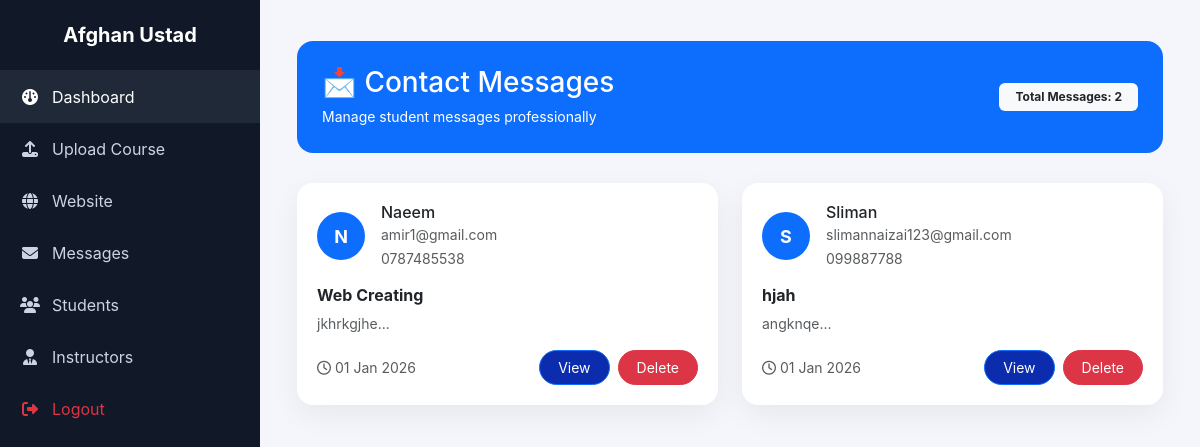
/admin-messages.php, run on the app's committed database.
### tables this page shows
CREATE TABLE `messages` (
  `id` int(11) NOT NULL,
  `name` varchar(100) DEFAULT NULL,
  `email` varchar(100) DEFAULT NULL,
  `phone` varchar(30) DEFAULT NULL,
  `subject` varchar(150) DEFAULT NULL,
  `message` text DEFAULT NULL,
  `created_at` timestamp NOT NULL DEFAULT current_timestamp(),
  `status` enum('unread','read') DEFAULT 'unread'
);

### admin-messages.php (the view, shortened to what this page needs)
<?php
include "connection.php";
$sql = "SELECT * FROM messages ORDER BY created_at DESC";
$result = $conn->query($sql);
?>
<!DOCTYPE html>
<html lang="en">
<head>
    <link href="https://cdn.jsdelivr.net/npm/bootstrap@5.3.2/dist/css/bootstrap.min.css" rel="stylesheet">
    <link rel="stylesheet" href="https://cdnjs.cloudflare.com/ajax/libs/font-awesome/6.5.0/css/all.min.css">
</head>
<body>
    <div class="sidebar" id="sidebar">
        <div class="logo">
            Afghan Ustad
        </div>
        <a href="dashboard.php" class="active"><i class="fa-solid fa-gauge"></i> Dashboard</a>
        <a href="upload_course.php"><i class="fa-solid fa-upload"></i> Upload Course</a>
        <a href="index.php"><i class="fa-solid fa-globe"></i> Website</a>
        <a href="admin-messages.php"><i class="fa-solid fa-envelope"></i> Messages</a>
        <a href="#"><i class="fa-solid fa-users"></i> Students</a>
        <a href="#"><i class="fa-solid fa-user-tie"></i> Instructors</a>
        <a href="logout.php" class="text-danger"><i class="fa-solid fa-right-from-bracket"></i> Logout</a>
    </div>
    <div class="main">
        <div class="container py-3">
            <div class="admin-header d-flex justify-content-between align-items-center flex-wrap gap-3">
                <div>
                    <h3 class="mb-1">📩 Contact Messages</h3>
                    <small>Manage student messages professionally</small>
                </div>
                <span class="badge bg-light text-dark px-3 py-2">
                    Total Messages: <?php echo ($result) ? $result->num_rows : 0; ?>
                </span>
            </div>
            <div class="row g-4">
                <?php if ($result && $result->num_rows > 0): ?>
                    <?php while ($row = $result->fetch_assoc()): ?>
                        <div class="col-lg-6">
                            <div class="message-card">
                                <div class="d-flex align-items-center mb-3">
                                    <div class="avatar me-3">
                                        <?= strtoupper(substr($row['name'] ?? '', 0, 1)) ?>
                                    </div>
                                    <div class="flex-grow-1">
                                        <h6 class="mb-0"><?= htmlspecialchars($row['name'] ?? 'Unknown') ?></h6>
                                        <small class="text-muted">
                                            <?= htmlspecialchars($row['email'] ?? '') ?><br>
                                            <?= htmlspecialchars($row['phone'] ?? '') ?>
                                        </small>
                                    </div>
                                </div>
                                <h6 class="fw-bold mb-2"><?= htmlspecialchars($row['subject'] ?? 'No Subject') ?></h6>
                                <p class="text-muted small"><?= substr(strip_tags($row['message'] ?? ''), 0, 90) . '...'; ?></p>
                                <div class="d-flex justify-content-between align-items-center">
                                    <small class="text-muted">
                                        <i class="fa-regular fa-clock"></i>
                                        <?= date("d M Y", strtotime($row['created_at'] ?? date('Y-m-d'))) ?>
                                    </small>
                                    <div class="d-flex gap-2">
                                        <a href="view-message.php?id=<?= $row['id'] ?>" class="btn btn-view btn-primary btn-sm">View</a>
                                        <a href="delete-message.php?id=<?= $row['id'] ?>" onclick="return confirm('Delete this message?')" class="btn btn-danger btn-sm btn-delete">Delete</a>
                                    </div>
                                </div>
                            </div>
                        </div>
                    <?php endwhile; ?>
                <?php else: ?>
                    <div class="col-12 text-center">
                        <div class="alert alert-info">No messages yet or query failed</div>
                    </div>
                <?php endif; ?>
            </div>
        </div>
    </div>
</body>
</html>

### admin-messages.php (style rules this page uses)
body { background: #f4f6fb; font-family: 'Inter', sans-serif; }
.sidebar { width: 260px; min-height: 100vh; background: #111827; position: fixed; top: 0; left: 0; color: #fff; transition: 0.3s; z-index: 1000; overflow-y: auto; }
.sidebar .logo { font-size: 20px; font-weight: 700; padding: 20px; text-align: center; border-bottom: 1px solid #1f2937; position: relative; }
.sidebar a { display: flex; align-items: center; gap: 12px; padding: 14px 20px; color: #cbd5e1; text-decoration: none; transition: 0.3s; }
.sidebar a:hover, .sidebar a.active { background: #1f2937; color: #fff; }
.sidebar a i { width: 20px; text-align: center; }
.main { margin-left: 260px; padding: 25px; transition: 0.3s; }
.admin-header { background: linear-gradient(135deg, #0d6efd, #0d6efd); color: #fff; padding: 25px; border-radius: 16px; margin-bottom: 30px; }
.message-card { background: #fff; border-radius: 16px; padding: 20px; box-shadow: 0 10px 30px rgba(0, 0, 0, 0.06); transition: .3s ease; height: 100%; }
.avatar { width: 48px; height: 48px; border-radius: 50%; background: #0d6efd; color: #fff; display: flex; align-items: center; justify-content: center; font-weight: 700; font-size: 18px; }
.btn-view { background: #0B2CAD; color: #fff; border-radius: 30px; padding: 6px 18px; }
.btn-delete { border-radius: 30px; padding: 6px 18px; }

### data on the page
messages: name "N", name "Naeem", email "amir1@gmail.com", phone "0787485538", subject "Web Creating", message "jkhrkgjhe"
messages: name "S", name "Sliman", email "slimannaizai123@gmail.com", phone "099887788", subject "hjah", message "angknqe"

### other printed values
$result->num_rows "2"
